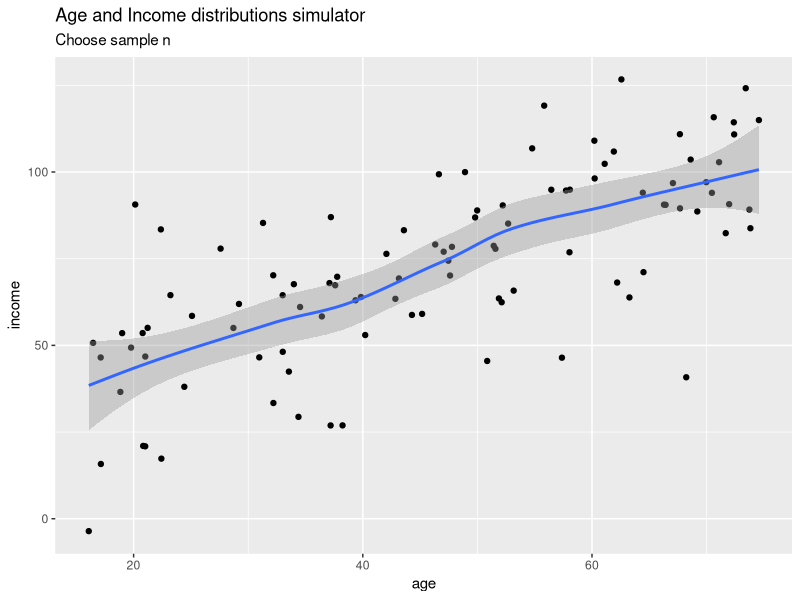

Reproduce this figure in R.
# script for DDP w4, final project 

# loading packages
library(ggplot2)
library(dplyr)

# set random seed for reproducibility
set.seed(151)

# simulate age and income distributions
N=100 # sample n
SD=20 # standard dev

age <- runif(n = N, 
           min = 16, 
           max = 75)
summary(age)
income <- age + rnorm(n=N, 30, SD)

# create a dataframe for ggplot
mydf<- data.frame(age,income)

# Chart
mydf %>% ggplot(aes(x=age, y=income))+
  geom_point()+
  geom_smooth()+
  labs(title="Age and Income distributions simulator", 
       subtitle="Choose sample n")

# summaries
summary(age); summary(income)
cor(age,income)